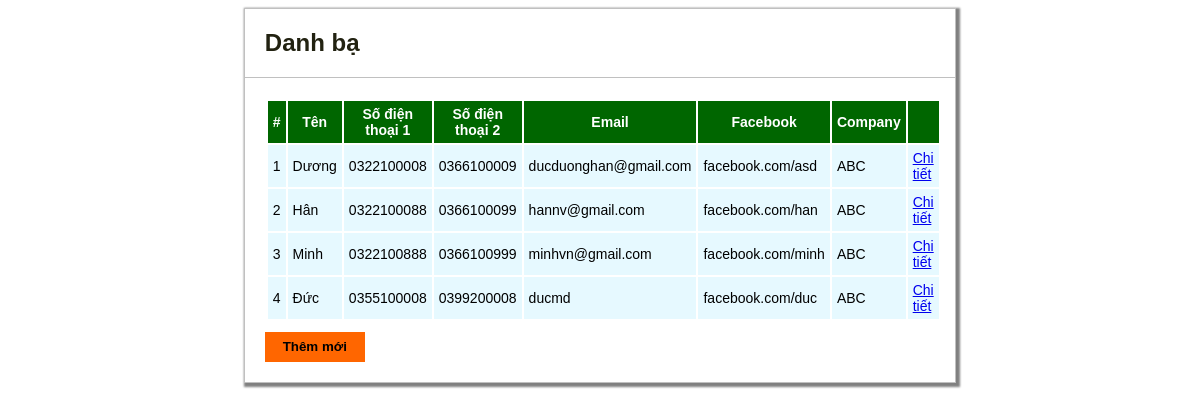
The page / on the database its author committed.
### tables this page shows
CREATE TABLE `contacts` (
  `id` int(11) NOT NULL,
  `name` varchar(100) NOT NULL,
  `phone1` varchar(20) NOT NULL,
  `phone2` varchar(20) NOT NULL,
  `email` varchar(100) NOT NULL,
  `fb` varchar(200) NOT NULL,
  `company` varchar(100) NOT NULL
);

### application/controllers/Contact.php (called while the page is built, shortened)
<?php
class Contact extends CI_Controller {
	public function __construct()
    {
        $this->load->model('contact_model');
        $this->load->helper('url');
    }
    public function index()
    {
        $data['contacts'] = $this->contact_model->getContacts();
        $this->load->view('contact_list', $data);
    }
}

### index.php (called while the page is built, shortened)
<?php
require_once BASEPATH.'core/CodeIgniter.php';

### application/models/Contact_model.php (called while the page is built, shortened)
<?php
class Contact_model extends CI_Model
{
    public function getContacts()
    {
        $query = $this->db->get('contacts', 20);
        return $query->result();
    }
}

### application/views/contact_list.php (the view, shortened to what this page needs)
<!DOCTYPE html>
<html>
<head>
	<link rel = "stylesheet" type = "text/css"
   href = "<?php echo base_url(); ?>css/style.css">
</head>
<body>
	<div id="container">
    	<h2>Danh bạ</h2>
    	<div id="body">
	        <table>
	            <tr>
	                <th>#</th>
	                <th>Tên</th>
	                <th>Số điện thoại 1</th>
	                <th>Số điện thoại 2</th>
	                <th>Email</th>
	                <th>Facebook</th>
	                <th>Company</th>
	                <th></th>
	            </tr>
	            <?php foreach ($contacts as $idx => $item): ?>
			    <tr class="<?= ($idx % 2) ? 'odd' : 'even' ?>" >
			        <td class="center"><?= $idx+1 ?></td>
			        <td><?= $item->name ?></td>
			        <td><?= $item->phone1 ?></td>
			        <td><?= $item->phone2 ?></td>
			        <td><?= $item->email ?></td>
			        <td><?= $item->fb ?></td>
			        <td><?= $item->company ?></td>
			        <td class="center"><a href="<?= base_url() ?>contact/edit/<?= $item->id ?>">Chi tiết</a></td>
			    </tr>
			    <?php endforeach; ?>
	        </table>
        	<a href="<?= base_url() ?>contact/add" class="btn"><button type="button" id="btnAdd">Thêm mới</button></a>
    	</div>
	</div>
</body>
</html>

### css/style.css (style rules this page uses)
#container { border: 1px solid silver; margin: auto; width: 60%; font-family: arial; box-shadow: 2px 2px 2px 2px grey; }
#body { border-top: 1px solid silver; padding: 20px 20px 20px 20px; font-size: 14px; }
.btn { text-decoration: none; }
#btnAdd { margin-top: 10px; width: 100px; height: 30px; background-color: #ff6600; border: none; cursor: pointer; font-weight: bold; }
h2 { padding-left: 20px; color: #222211; }
table { border: 1px solid #fff; margin: auto; }
table th { background-color: #006600; padding: 5px 5px 5px 5px; color: #fff; }
table td { background-color: #e6f9ff; padding: 5px 5px 5px 5px; }

### rows shown on the page
contacts: name "Dương", phone1 "0322100008", phone2 "0366100009", email "ducduonghan@gmail.com", fb "facebook.com/asd", company "ABC"
contacts: name "Hân", phone1 "0322100088", phone2 "0366100099", email "hannv@gmail.com", fb "facebook.com/han", company "ABC"
contacts: name "Minh", phone1 "0322100888", phone2 "0366100999", email "minhvn@gmail.com", fb "facebook.com/minh", company "ABC"
contacts: name "Đức", phone1 "0355100008", phone2 "0399200008", email "ducmd", fb "facebook.com/duc", company "ABC"
